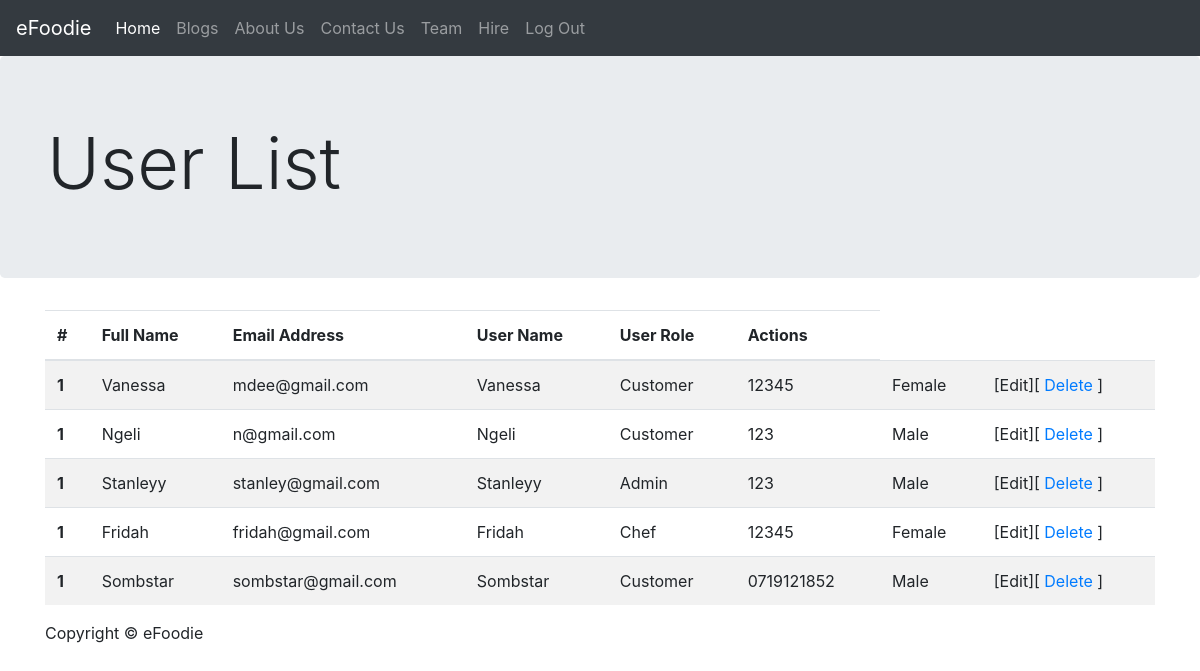
The page /userlist.php?DontExist on the database as committed earlier.
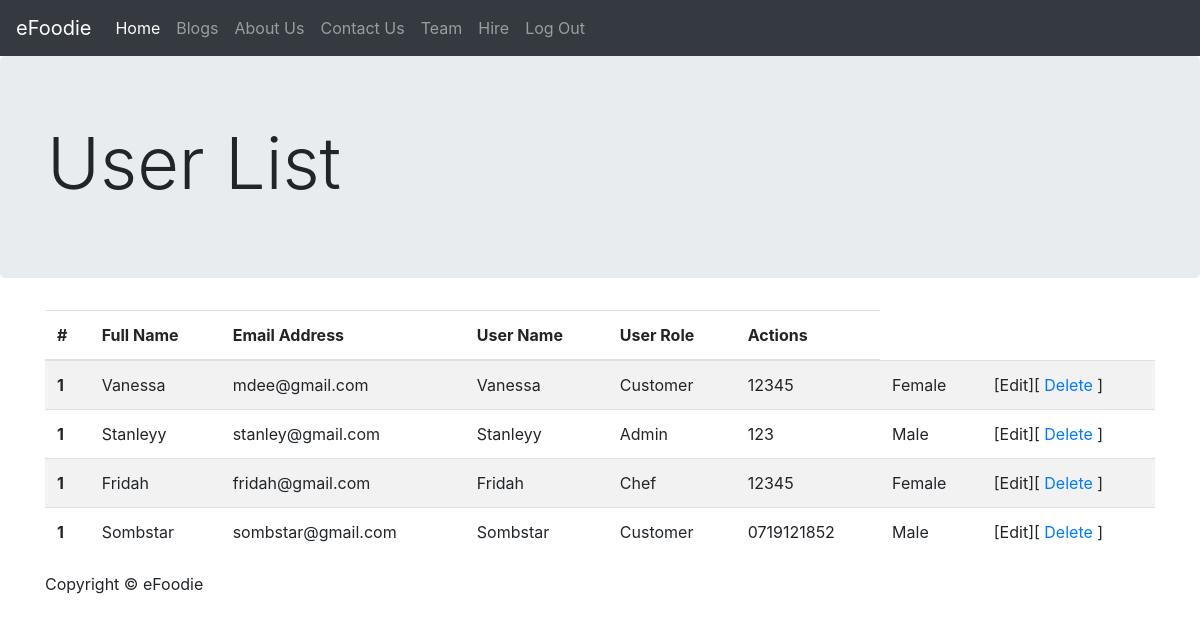
The same page on the database as committed later.
### tables this page shows
CREATE TABLE `users` (
  `id` int(11) NOT NULL,
  `username` varchar(100) NOT NULL,
  `email` varchar(100) NOT NULL,
  `password` varchar(100) NOT NULL,
  `created_at` datetime DEFAULT CURRENT_TIMESTAMP,
  `role` varchar(20) DEFAULT '3',
  `phonenumber` varchar(255) DEFAULT NULL,
  `gender` varchar(20) DEFAULT NULL
);

### userlist.php (the view, shortened to what this page needs)
<?php
    require_once "phpscripts/connection.php";
include "templates/header.php";
include "templates/testnav.php";
?>
    <main role="main">
      <div class="jumbotron">
        <div class="container">
          <h1 class="display-3">User List</h1>
        </div>
      </div>
      <div class="container">
	  <table class="table table-striped">
		  <thead>
				<tr>
				  <th scope="col">#</th>
				  <th scope="col">Full Name</th>
				  <th scope="col">Email Address</th>
				  <th scope="col">User Name</th>
				  <th scope="col">User Role</th>
				  <th scope="col">Actions</th>
				</tr>
		  </thead>
		  <?php
$spot_users = "SELECT * FROM users WHERE role <> 'Customers'";
$user_res = $db->query($spot_users);
if($user_res->num_rows > 0){
		?>
		  <tbody>
<?php
	while($users_row = $user_res->fetch_assoc()){
?>
						<tr>
							<th scope="row">1</th>
							<td><?php print $users_row["username"]; ?></td>
							<td><?php print $users_row["email"]; ?></td>
							<td><?php print $users_row["username"]; ?></td>
							<td><?php print $users_row["role"]; ?></td>
							<td><?php print $users_row["phonenumber"]; ?></td>
							<td><?php print $users_row["gender"]; ?></td>
							<td>[Edit][ <a href = "delete.php?id=<?php print $users_row["id"]; ?>" >Delete</a> ]</td>
						</tr>
<?php
}
?>
		  </tbody>
<?php
}
?>
	</table>
      </div>
    </main>
<?php
	include "templates/footer.php";
?>

### templates/header.php (shortened to what this page needs)
    <!DOCTYPE html>
<html lang="en">
  <head>
    <link href="css/style.css" rel="stylesheet" />
  </head>
  <body>

### templates/testnav.php (shortened to what this page needs)
<nav class="navbar navbar-expand-md navbar-dark fixed-top bg-dark">
  <a class="navbar-brand" href="#">eFoodie</a>
  <div class="collapse navbar-collapse" id="navbarsExampleDefault">
    <ul class="navbar-nav mr-auto">
      <li class="nav-item active">
        <a class="nav-link" href="home.php">Home</a>
      </li>
<li class="nav-item">
        <a class="nav-link" href="../view_recipes.php">Blogs</a>
      </li>
      <li class="nav-item">
        <a class="nav-link" href="../pages/about.php">About Us</a>
      </li>
      <li class="nav-item">
        <a class="nav-link" href="../pages/contact-us.php">Contact Us</a>
      </li>
      <li class="nav-item">
        <a class="nav-link" href="../pages/team.php">Team</a>
      </li>
<li class="nav-item">
        <a class="nav-link" href="manageschedules.php">Hire</a>
      </li>
<li class="nav-item">
        <a class="nav-link" href="phpscripts/logout.php">Log Out</a>
      </li>
    </ul>
    <form class="form-inline my-2 my-lg-0">
    </form>
  </div>
</nav>

### templates/footer.php (shortened to what this page needs)
    <footer class="container">
      <p>Copyright &copy; eFoodie</p>
    </footer>
  </body>
</html>

### css/style.css (style rules this page uses)
body { padding-top: 3.5rem; }

Rows that differ between the two databases and show on the page:
removed users: username "Ngeli", email "n@gmail.com", role "Customer", phonenumber "123", gender "Male"
